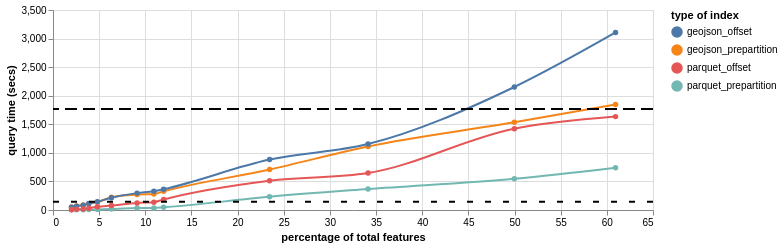

The cell this chart's notebook holds for it:
### Code cell
lines+rule_gj+rule_pq

### Figure 1 — Vega-Lite specification as saved in the notebook (floating-point values rounded to 4 significant figures)
{"config": {"view": {"continuousWidth": 300, "continuousHeight": 300}}, "layer": [{"data": {"name": "data-1617a7cbc32c522f934885fbd8ad79db"}, "mark": {"type": "line", "interpolate": "monotone", "point": true}, "encoding": {"color": {"field": "indexing", "legend": {"title": "type of index"}, "type": "nominal"}, "x": {"field": "percentage", "title": "percentage of total features", "type": "quantitative"}, "y": {"field": "query_time", "title": "query time (secs)", "type": "quantitative"}}}, {"data": {"name": "empty"}, "mark": {"type": "rule", "color": "black", "size": 2, "strokeDash": [12, 6]}, "encoding": {"y": {"datum": 1768}}}, {"data": {"name": "empty"}, "mark": {"type": "rule", "color": "black", "size": 2, "strokeDash": [6, 12]}, "encoding": {"y": {"datum": 144}}}], "height": 200, "width": 600, "$schema": "https://vega.github.io/schema/vega-lite/v5.17.0.json", "datasets": {"data-1617a7cbc32c522f934885fbd8ad79db": [{"radius_meter": 100000, "depth": 4, "query_time": 54.31, "join_time": 1.217, "features": 276675, "indexing": "geojson_prepartition", "percentage": 2.005}, {"radius_meter": 150000, "depth": 4, "query_time": 70.12, "join_time": 1.339, "features": 352579, "indexing": "geojson_prepartition", "percentage": 2.555}, {"radius_meter": 200000, "depth": 4, "query_time": 87.41, "join_time": 1.712, "features": 451052, "indexing": "geojson_prepartition", "percentage": 3.268}, {"radius_meter": 250000, "depth": 4, "query_time": 110.6, "join_time": 2.057, "features": 535865, "indexing": "geojson_prepartition", "percentage": 3.883}, {"radius_meter": 300000, "depth": 4, "query_time": 139.2, "join_time": 2.548, "features": 664422, "indexing": "geojson_prepartition", "percentage": 4.815}, {"radius_meter": 350000, "depth": 4, "query_time": 222.5, "join_time": 3.795, "features": 872788, "indexing": "geojson_prepartition", "percentage": 6.325}, {"radius_meter": 400000, "depth": 4, "query_time": 269.9, "join_time": 4.816, "features": 1257155, "indexing": "geojson_prepartition", "percentage": 9.11}, {"radius_meter": 450000, "depth": 4, "query_time": 281.1, "join_time": 5.638, "features": 1507937, "indexing": "geojson_prepartition", "percentage": 10.93}, {"radius_meter": 500000, "depth": 4, "query_time": 327.3, "join_time": 6.361, "features": 1653734, "indexing": "geojson_prepartition", "percentage": 11.98}, {"radius_meter": 1000000, "depth": 4, "query_time": 708.1, "join_time": 12.61, "features": 3238147, "indexing": "geojson_prepartition", "percentage": 23.46}, {"radius_meter": 1500000, "depth": 4, "query_time": 1112.0, "join_time": 18.58, "features": 4709861, "indexing": "geojson_prepartition", "percentage": 34.13}, {"radius_meter": 2000000, "depth": 4, "query_time": 1535.0, "join_time": 29.55, "features": 6897186, "indexing": "geojson_prepartition", "percentage": 49.98}, {"radius_meter": 2500000, "depth": 4, "query_time": 1846.0, "join_time": 38.58, "features": 8410072, "indexing": "geojson_prepartition", "percentage": 60.94}, {"radius_meter": 100000, "depth": 4, "query_time": 48.13, "join_time": 0.9336, "features": 276675, "indexing": "geojson_offset", "percentage": 2.005}, {"radius_meter": 150000, "depth": 4, "query_time": 66.95, "join_time": 1.11, "features": 352579, "indexing": "geojson_offset", "percentage": 2.555}, {"radius_meter": 200000, "depth": 4, "query_time": 85.14, "join_time": 1.329, "features": 451052, "indexing": "geojson_offset", "percentage": 3.268}, {"radius_meter": 250000, "depth": 4, "query_time": 114.2, "join_time": 1.601, "features": 535865, "indexing": "geojson_offset", "percentage": 3.883}, {"radius_meter": 300000, "depth": 4, "query_time": 144.3, "join_time": 1.986, "features": 664422, "indexing": "geojson_offset", "percentage": 4.815}, {"radius_meter": 350000, "depth": 4, "query_time": 215.6, "join_time": 2.954, "features": 872788, "indexing": "geojson_offset", "percentage": 6.325}, {"radius_meter": 400000, "depth": 4, "query_time": 295.5, "join_time": 3.759, "features": 1257155, "indexing": "geojson_offset", "percentage": 9.11}, {"radius_meter": 450000, "depth": 4, "query_time": 328.1, "join_time": 4.333, "features": 1507937, "indexing": "geojson_offset", "percentage": 10.93}, {"radius_meter": 500000, "depth": 4, "query_time": 364.4, "join_time": 4.955, "features": 1653734, "indexing": "geojson_offset", "percentage": 11.98}, {"radius_meter": 1000000, "depth": 4, "query_time": 882.4, "join_time": 9.337, "features": 3238147, "indexing": "geojson_offset", "percentage": 23.46}, {"radius_meter": 1500000, "depth": 4, "query_time": 1154.0, "join_time": 14.54, "features": 4709861, "indexing": "geojson_offset", "percentage": 34.13}, {"radius_meter": 2000000, "depth": 4, "query_time": 2153.0, "join_time": 22.24, "features": 6897186, "indexing": "geojson_offset", "percentage": 49.98}, {"radius_meter": 2500000, "depth": 4, "query_time": 3106.0, "join_time": 29.69, "features": 8410072, "indexing": "geojson_offset", "percentage": 60.94}, {"radius_meter": 100000, "depth": 4, "query_time": 2.559, "join_time": 0.6745, "features": 276675, "indexing": "parquet_prepartition", "percentage": 2.005}, {"radius_meter": 150000, "depth": 4, "query_time": 4.351, "join_time": 0.8255, "features": 352579, "indexing": "parquet_prepartition", "percentage": 2.555}, {"radius_meter": 200000, "depth": 4, "query_time": 6.304, "join_time": 1.028, "features": 451052, "indexing": "parquet_prepartition", "percentage": 3.268}, {"radius_meter": 250000, "depth": 4, "query_time": 8.629, "join_time": 1.237, "features": 535865, "indexing": "parquet_prepartition", "percentage": 3.883}, {"radius_meter": 300000, "depth": 4, "query_time": 10.84, "join_time": 1.551, "features": 664422, "indexing": "parquet_prepartition", "percentage": 4.815}, {"radius_meter": 350000, "depth": 4, "query_time": 16.13, "join_time": 2.348, "features": 872788, "indexing": "parquet_prepartition", "percentage": 6.325}, {"radius_meter": 400000, "depth": 4, "query_time": 33.78, "join_time": 2.993, "features": 1257155, "indexing": "parquet_prepartition", "percentage": 9.11}, {"radius_meter": 450000, "depth": 4, "query_time": 35.29, "join_time": 3.459, "features": 1507937, "indexing": "parquet_prepartition", "percentage": 10.93}, {"radius_meter": 500000, "depth": 4, "query_time": 46.53, "join_time": 3.944, "features": 1653734, "indexing": "parquet_prepartition", "percentage": 11.98}, {"radius_meter": 1000000, "depth": 4, "query_time": 232.0, "join_time": 7.84, "features": 3238144, "indexing": "parquet_prepartition", "percentage": 23.46}, {"radius_meter": 1500000, "depth": 4, "query_time": 367.1, "join_time": 11.77, "features": 4709858, "indexing": "parquet_prepartition", "percentage": 34.13}, {"radius_meter": 2000000, "depth": 4, "query_time": 547.2, "join_time": 17.38, "features": 6897183, "indexing": "parquet_prepartition", "percentage": 49.98}, {"radius_meter": 2500000, "depth": 4, "query_time": 740.4, "join_time": 21.19, "features": 8410069, "indexing": "parquet_prepartition", "percentage": 60.94}, {"radius_meter": 100000, "depth": 4, "query_time": 5.209, "join_time": 0.569, "features": 276675, "indexing": "parquet_offset", "percentage": 2.005}, {"radius_meter": 150000, "depth": 4, "query_time": 12.28, "join_time": 0.7634, "features": 352579, "indexing": "parquet_offset", "percentage": 2.555}, {"radius_meter": 200000, "depth": 4, "query_time": 17.33, "join_time": 0.9461, "features": 451052, "indexing": "parquet_offset", "percentage": 3.268}, {"radius_meter": 250000, "depth": 4, "query_time": 31.36, "join_time": 1.168, "features": 535865, "indexing": "parquet_offset", "percentage": 3.883}, {"radius_meter": 300000, "depth": 4, "query_time": 55.42, "join_time": 1.449, "features": 664422, "indexing": "parquet_offset", "percentage": 4.815}, {"radius_meter": 350000, "depth": 4, "query_time": 77.35, "join_time": 2.21, "features": 872788, "indexing": "parquet_offset", "percentage": 6.325}, {"radius_meter": 400000, "depth": 4, "query_time": 124.2, "join_time": 2.875, "features": 1257155, "indexing": "parquet_offset", "percentage": 9.11}, {"radius_meter": 450000, "depth": 4, "query_time": 136.6, "join_time": 3.206, "features": 1507937, "indexing": "parquet_offset", "percentage": 10.93}, {"radius_meter": 500000, "depth": 4, "query_time": 183.8, "join_time": 3.581, "features": 1653734, "indexing": "parquet_offset", "percentage": 11.98}, {"radius_meter": 1000000, "depth": 4, "query_time": 513.2, "join_time": 6.862, "features": 3238147, "indexing": "parquet_offset", "percentage": 23.46}, {"radius_meter": 1500000, "depth": 4, "query_time": 647.2, "join_time": 10.39, "features": 4709861, "indexing": "parquet_offset", "percentage": 34.13}, {"radius_meter": 2000000, "depth": 4, "query_time": 1423.0, "join_time": 15.44, "features": 6897186, "indexing": "parquet_offset", "percentage": 49.98}, {"radius_meter": 2500000, "depth": 4, "query_time": 1634.0, "join_time": 18.42, "features": 8410072, "indexing": "parquet_offset", "percentage": 60.94}], "empty": [{}]}}
